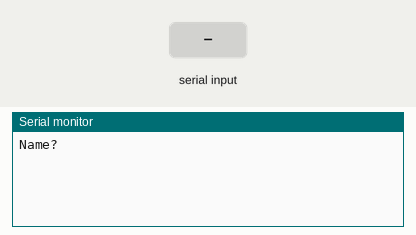
This sketch was run on a simulated Arduino Uno, built with avr-gcc and run on an emulated ATmega328P. Parts: the last lines printed to the serial monitor. Inputs (shaded band) come from the test bench.

Above: at 1.2 s.
1.3 s: "1" received over Serial
At 3.4 s:
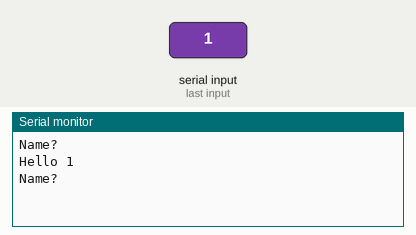
3.8 s: "0" received over Serial
At 5.2 s:
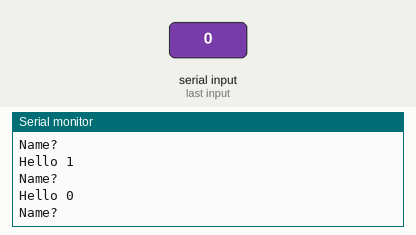
5.3 s: "2" received over Serial
At 7.6 s:
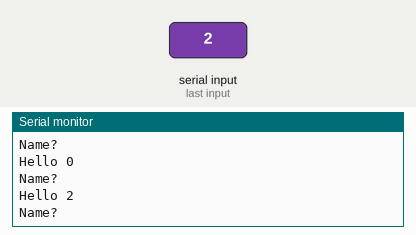

Measured:
- after the input at 1.3 s, the serial monitor: prints a new line after 1.0 s (image 1)
- after the input at 3.8 s, the serial monitor: prints a new line after 1.0 s (image 2)
- after the input at 5.3 s, the serial monitor: prints a new line after 1.0 s (image 3)

The sketch:

06_read_strings.ino
```cpp
String name;

void setup() {
    Serial.begin(9600);
}

void loop() {
  Serial.println("Name?");
  while (Serial.available() == 0) {}
  name = Serial.readString();
  Serial.print("Hello ") && Serial.println(name);
}
```
